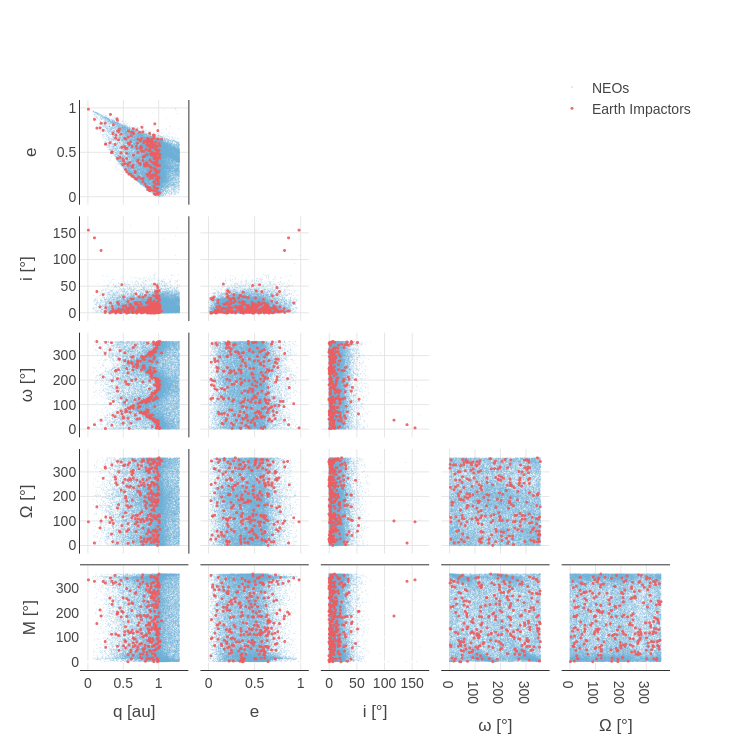

Notebook code for this chart:
### Code cell
q_cneos = np.array(cneos_int['q'])
q_neos = np.array(neos['q'])
e_cneos = np.array(cneos_int['e'])
e_neos = np.array(neos['e'])
i_cneos = np.array(cneos_int['i'])
i_neos = np.array(neos['i'])
om_cneos = np.array(cneos_int['om'])
om_neos = np.array(neos['om'])
w_cneos = np.array(cneos_int['w'])
w_neos = np.array(neos['w'])
ma_cneos = np.array(cneos_int['ma'])
ma_neos = np.array(neos['ma'])

fig = go.Figure()

# NEOS
fig.add_trace(go.Splom(
    dimensions=[
        dict(label='q [au]', values=q_neos),
        dict(label='e', values=e_neos),
        dict(label='i [°]', values=i_neos), 
        dict(label='ω [°]', values=w_neos), 
        dict(label='Ω [°]', values=om_neos), 
        dict(label='M [°]', values=ma_neos)
    ],
    name="NEOs",
    showupperhalf=False,
    diagonal_visible=False,
    marker=dict(color="#6baed6", size=1, opacity=0.3)
))

# Impactadores
fig.add_trace(go.Splom(
    dimensions=[
        dict(label='q (au)', values=q_cneos),
        dict(label='e', values=e_cneos),
        dict(label='i [°]', values=i_cneos),
        dict(label='ω [°]', values=w_cneos), 
        dict(label='Ω [°]', values=om_cneos), 
        dict(label='M [°]', values=ma_cneos)
    ],
    name="Earth Impactors",
    showupperhalf=False,
    diagonal_visible=False,
    marker=dict(color="#ED5C5E", size=3, opacity=0.9)
))

# Layout minimalista
fig.update_layout(
    title_x=0.5,
    width=750,
    height=750,
    font=dict(family="Arial", color="#444444", size=14),
    plot_bgcolor='white',
    paper_bgcolor='white',
    dragmode='select',
    hovermode='closest',
    legend=dict(
        x=0.8, y=1.05,
        bgcolor='rgba(0,0,0,0)',
        borderwidth=0
    )
)

# Ajuste de ejes para estilo limpio
for axis in ['xaxis', 'xaxis2', 'xaxis3', 'xaxis4', 'xaxis5', 'yaxis', 'yaxis2', 'yaxis3', 'yaxis4', 'yaxis5']:
    fig.update_layout({axis: dict(
        showline=True,
        linewidth=1,
        linecolor="#333333",
        mirror=True,
        showgrid=True,
        gridcolor="#e6e6e6",
        zeroline=False
    )})

fig.show()

### Figure 1 — Plotly figure (JSON) as saved in the notebook; plotly's stock layout.template omitted (floating-point values rounded to 4 significant figures; data arrays with more than 128 entries replaced by an {"elided": "..."} marker saying what was removed)
{"data": [{"diagonal": {"visible": false}, "dimensions": [{"label": "q [au]", "values": {"elided": "34324 float values"}}, {"label": "e", "values": {"elided": "34324 float values"}}, {"label": "i [°]", "values": {"elided": "34324 float values"}}, {"label": "ω [°]", "values": {"elided": "34324 float values"}}, {"label": "Ω [°]", "values": {"elided": "34324 float values"}}, {"label": "M [°]", "values": {"elided": "34324 float values"}}], "marker": {"color": "#6baed6", "opacity": 0.3, "size": 1}, "name": "NEOs", "showupperhalf": false, "type": "splom"}, {"diagonal": {"visible": false}, "dimensions": [{"label": "q (au)", "values": {"elided": "262 float values"}}, {"label": "e", "values": {"elided": "262 float values"}}, {"label": "i [°]", "values": {"elided": "262 float values"}}, {"label": "ω [°]", "values": {"elided": "262 float values"}}, {"label": "Ω [°]", "values": {"elided": "262 float values"}}, {"label": "M [°]", "values": {"elided": "262 float values"}}], "marker": {"color": "#ED5C5E", "opacity": 0.9, "size": 3}, "name": "Earth Impactors", "showupperhalf": false, "type": "splom"}], "layout": {"dragmode": "select", "font": {"color": "#444444", "family": "Arial", "size": 14}, "height": 750, "hovermode": "closest", "legend": {"bgcolor": "rgba(0,0,0,0)", "borderwidth": 0, "x": 0.8, "y": 1.05}, "paper_bgcolor": "white", "plot_bgcolor": "white", "title": {"x": 0.5}, "width": 750, "xaxis": {"gridcolor": "#e6e6e6", "linecolor": "#333333", "linewidth": 1, "mirror": true, "showgrid": true, "showline": true, "zeroline": false}, "xaxis2": {"gridcolor": "#e6e6e6", "linecolor": "#333333", "linewidth": 1, "mirror": true, "showgrid": true, "showline": true, "zeroline": false}, "xaxis3": {"gridcolor": "#e6e6e6", "linecolor": "#333333", "linewidth": 1, "mirror": true, "showgrid": true, "showline": true, "zeroline": false}, "xaxis4": {"gridcolor": "#e6e6e6", "linecolor": "#333333", "linewidth": 1, "mirror": true, "showgrid": true, "showline": true, "zeroline": false}, "xaxis5": {"gridcolor": "#e6e6e6", "linecolor": "#333333", "linewidth": 1, "mirror": true, "showgrid": true, "showline": true, "zeroline": false}, "yaxis": {"gridcolor": "#e6e6e6", "linecolor": "#333333", "linewidth": 1, "mirror": true, "showgrid": true, "showline": true, "zeroline": false}, "yaxis2": {"gridcolor": "#e6e6e6", "linecolor": "#333333", "linewidth": 1, "mirror": true, "showgrid": true, "showline": true, "zeroline": false}, "yaxis3": {"gridcolor": "#e6e6e6", "linecolor": "#333333", "linewidth": 1, "mirror": true, "showgrid": true, "showline": true, "zeroline": false}, "yaxis4": {"gridcolor": "#e6e6e6", "linecolor": "#333333", "linewidth": 1, "mirror": true, "showgrid": true, "showline": true, "zeroline": false}, "yaxis5": {"gridcolor": "#e6e6e6", "linecolor": "#333333", "linewidth": 1, "mirror": true, "showgrid": true, "showline": true, "zeroline": false}}}
